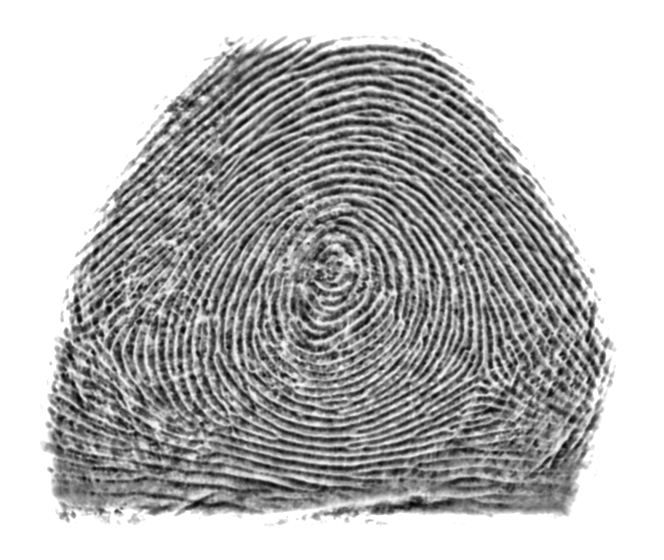
#> input picture data/DS1_sample/1/SIRE-1_1_1_HT1.bmp, 664 x 560 px
$ python step3_enhancement.py --input ../data/DS1_sample/1/SIRE-1_1_1_HT1.bmp --output out.png
#> lines starting #> are read from the running program, lines starting #| are printed output that depends on the picture; after the words box and inside, x2 and y2 are one past the last pixel; in counts of white or black regions, pixels touching at a corner belong together
#> in enhance_fingerprint, img is the input picture: shape (560, 664); min 5, max 255, mean 184.5
import cv2
import numpy as np
import argparse
from PIL import Image
import os

def get_finger_mask(img_gray):
    """
    Generates a binary mask for the fingerprint region.
    Uses heavy blurring and Otsu thresholding to find the finger shape,
    then fills holes to create a solid mask.
    """
    # 1. Strong Gaussian Blur to remove noise and unify the finger area
    # A large kernel size (e.g., 25x25 for 500ppi) helps merge ridges into a solid block
    blur = cv2.GaussianBlur(img_gray, (25, 25), 0)
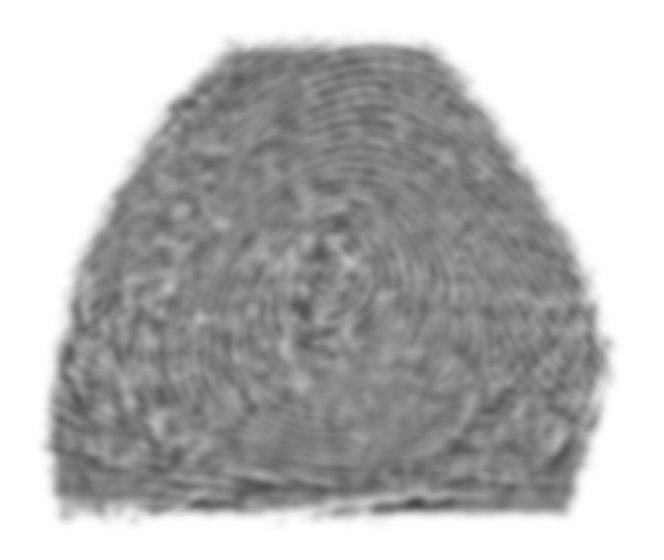
#> blur: shape (560, 664); min 69, max 255, mean 184.5

    # 2. Otsu threshold to separate foreground (finger) from background
    _, thresh = cv2.threshold(blur, 0, 255, cv2.THRESH_BINARY + cv2.THRESH_OTSU)
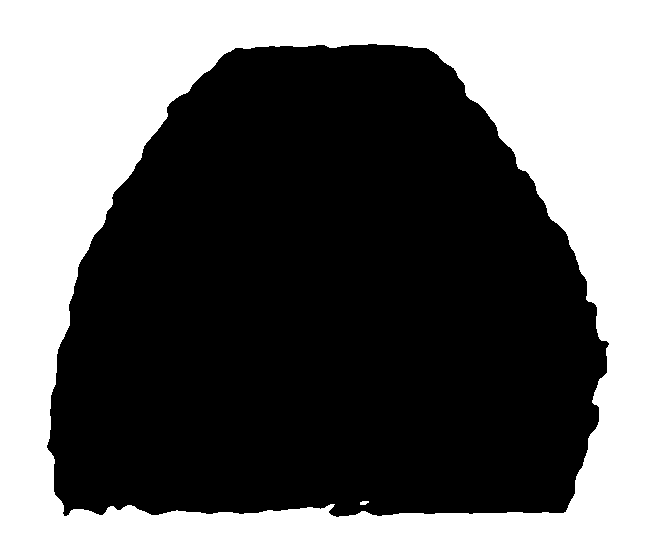
#> thresh: shape (560, 664); 43.2% white; 2 white regions, box (x1, y1, x2, y2) and area: (0, 0, 664, 560) 160595, (360, 501, 369, 505) 29

    # 3. Morphological closing to fill small holes inside the finger region
    kernel = cv2.getStructuringElement(cv2.MORPH_ELLIPSE, (15, 15))
    mask = cv2.morphologyEx(thresh, cv2.MORPH_CLOSE, kernel)
#> mask: shape (560, 664); 43.3% white; 1 white region, box (x1, y1, x2, y2) and area: (0, 0, 664, 560) 160838

    return mask

def get_intrinsic_components(img_gray):
    # (Same as previous implementation)
    img_float = img_gray.astype(np.float32) / 255.0
    R = cv2.GaussianBlur(img_float, (0, 0), sigmaX=15, sigmaY=15)
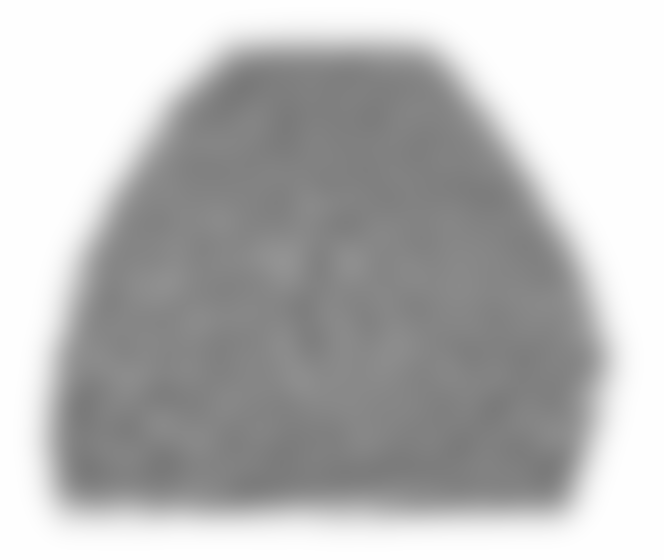
#> R: shape (560, 664) float32; min 0.477, max 1, mean 0.723
    R = np.maximum(R, 0.001)
    S = img_float / R
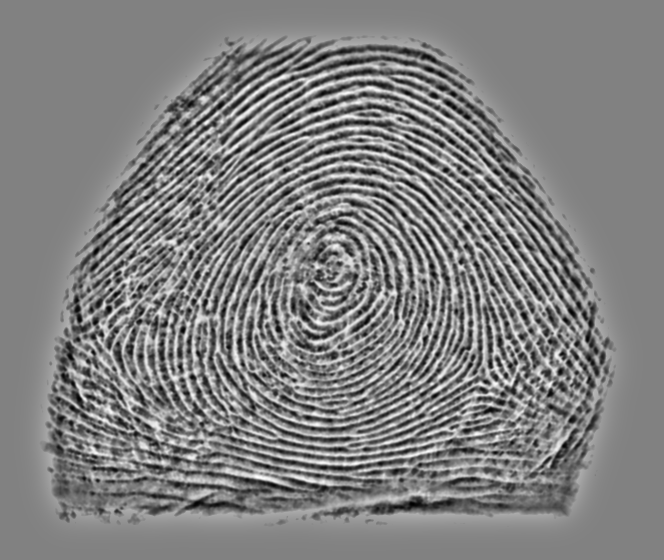
#> S: shape (560, 664) float32; min 0.0313, max 1.94, mean 0.995; drawn with min black and max white
    return R, S

def normalize_shading(S, mask):
    """
    Paper Section II.C: Shading Normalization using the provided mask.
    """
    # Extract values only from the masked foreground region
    roi_vals = S[mask > 0]

    if len(roi_vals) == 0:
        # Fallback if masking failed completely, just return S
        return S

    m = np.mean(roi_vals)
#> m = 1.03
    v = np.var(roi_vals)
#> v = 0.00466

    m0 = 0.0
    v0 = 1.0
    if v < 1e-6: v = 1e-6

    # Apply Normalization globally
    S_prime = m0 + (S - m) * np.sqrt(v0 / v)

    return S_prime

def enhance_fingerprint(input_path, output_path):
    # 1. Load Image
    if not os.path.exists(input_path):
         print(f"Error: Input path does not exist: {input_path}")
         return

    img = cv2.imread(input_path, cv2.IMREAD_GRAYSCALE)
    if img is None:
        print(f"Error: failed to load image data from {input_path}")
        return

    print(f"Processing: {input_path}")

    # --- NEW STEP: Generate Finger Mask ---
    print("Generating background mask...")
    finger_mask = get_finger_mask(img)
    # --------------------------------------

    # 2. Intrinsic Image Decomposition
    R, S = get_intrinsic_components(img)

    # 3. Shading Normalization (Passing the mask)
    S_prime = normalize_shading(S, finger_mask)

    # 4. Guided Image Filtering
    print("Applying Guided Filtering (Cross-Guided)...")
    img_float = img.astype(np.float32) / 255.0
    radius = 4
    eps = 0.04

    try:
        filtered = cv2.ximgproc.guidedFilter(
            guide=S_prime.astype(np.float32),
            src=img_float,
            radius=radius,
            eps=eps
        )
    except AttributeError:
        filtered = cv2.guidedFilter(
            guide=S_prime.astype(np.float32),
            src=img_float,
            radius=radius,
            eps=eps
        )

    # 5. Post-Processing
    filtered = cv2.normalize(filtered, None, 0, 255, cv2.NORM_MINMAX)
    filtered_uint8 = filtered.astype(np.uint8)

    # CLAHE for final local contrast boost
    clahe = cv2.createCLAHE(clipLimit=2.0, tileGridSize=(8,8))
    enhanced_output = clahe.apply(filtered_uint8)
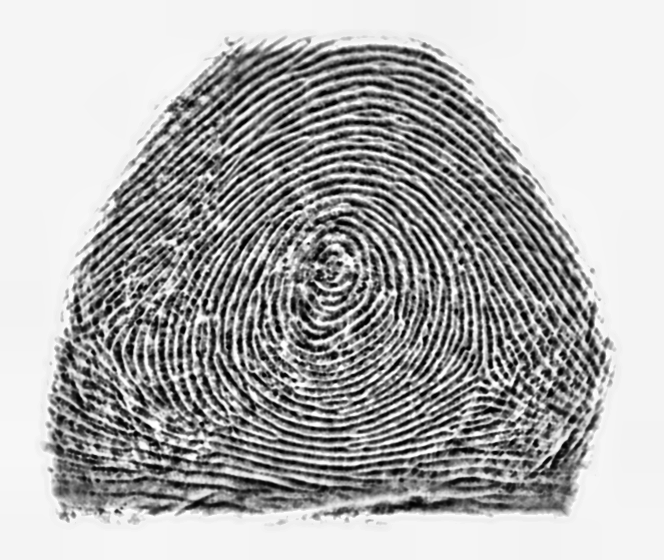
#> enhanced_output: shape (560, 664); min 0, max 255, mean 176.2

    # --- NEW STEP: Apply Final Mask to clean background ---
    print("Applying final background mask...")
    # Bitwise AND keeps pixels where mask is 255, sets others to 0
    final_output_masked = cv2.bitwise_and(enhanced_output, enhanced_output, mask=finger_mask)
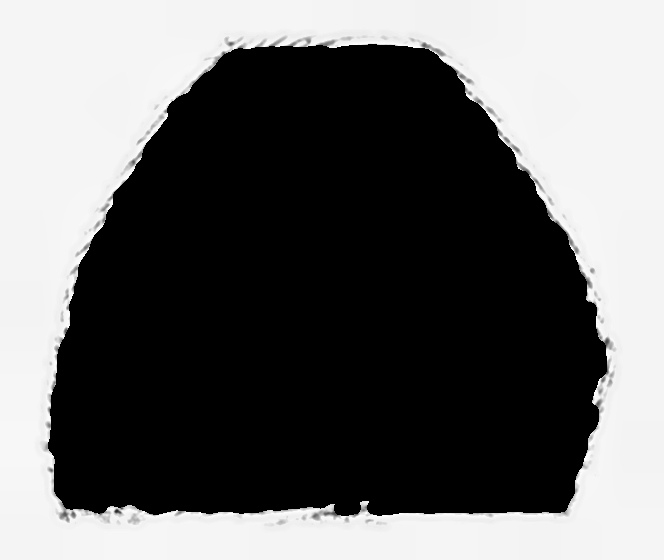
#> final_output_masked: shape (560, 664); min 0, max 255, mean 104.7
    # ------------------------------------------------------

    # 6. Save with Metadata
    pil_image = Image.fromarray(final_output_masked)
    # Ensure directory exists
    os.makedirs(os.path.dirname(output_path), exist_ok=True)
    pil_image.save(output_path, dpi=(500, 500))
    print(f"Saved masked enhanced image to: {output_path}")

if __name__ == "__main__":
    parser = argparse.ArgumentParser(description='Step 3: Image Enhancement via Intrinsic Decomposition & Guided Filtering (with Masking)')
    parser.add_argument('--input', type=str, required=True, help='Path to ROI image')
    parser.add_argument('--output', type=str, required=True, help='Path to save enhanced image')
    args = parser.parse_args()

    enhance_fingerprint(args.input, args.output)

$ run again, on data/DS1_sample/1/SIRE-1_1_1_HT4.bmp
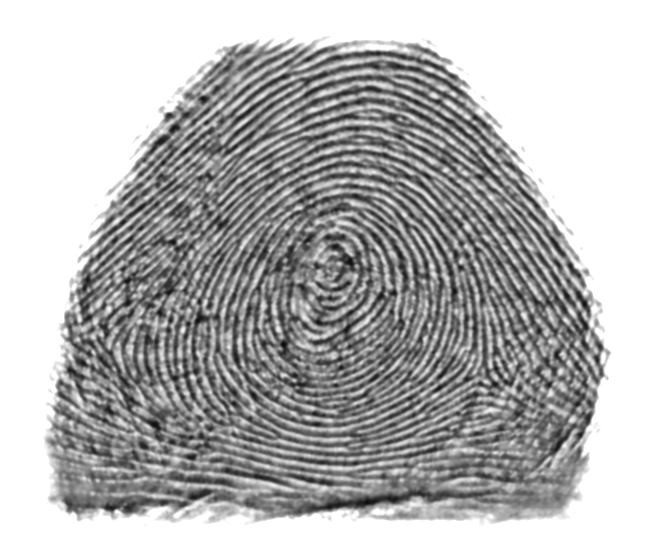
#> input picture data/DS1_sample/1/SIRE-1_1_1_HT4.bmp, 664 x 560 px
#> in enhance_fingerprint, img is the input picture: shape (560, 664); min 8, max 255, mean 182.5
#> thresh: shape (560, 664); 43.5% white; 1 white region, box (x1, y1, x2, y2) and area: (0, 0, 664, 560) 161644
#> mask: shape (560, 664); 43.5% white; 1 white region, box (x1, y1, x2, y2) and area: (0, 0, 664, 560) 161882
#> in get_intrinsic_components, `S = img_float / R`:
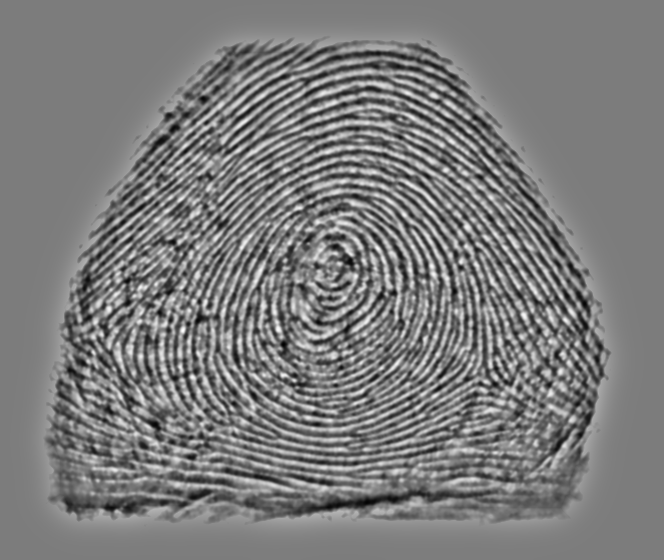
#> S: shape (560, 664) float32; min 0.0668, max 1.97, mean 0.995; drawn with min black and max white
#> m = 1.03
#> v = 0.00418
#> in enhance_fingerprint, `final_output_masked = cv2.bitwise_and(enhanced_output, enhanced_output..`:
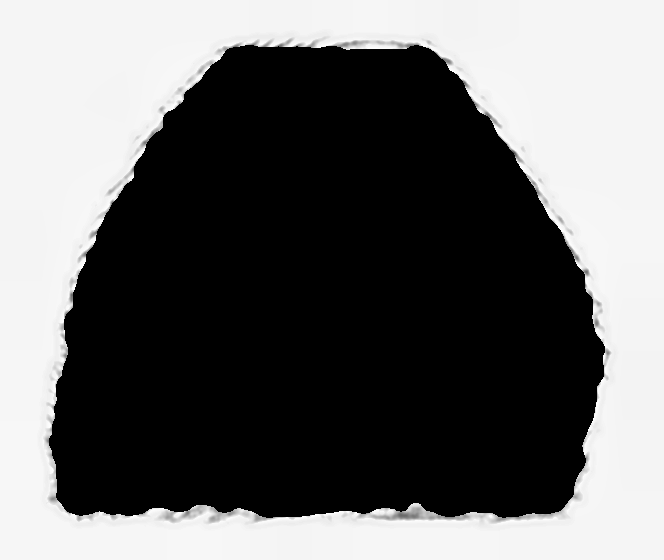
#> final_output_masked: shape (560, 664); min 0, max 254, mean 105.6

$ run again, on data/DS1_sample/1/SIRE-1_1_1_HT6.bmp
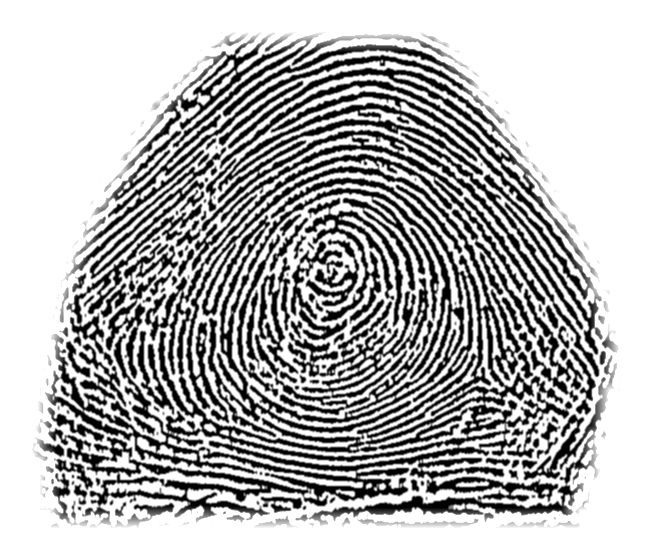
#> input picture data/DS1_sample/1/SIRE-1_1_1_HT6.bmp, 664 x 560 px
#> in enhance_fingerprint, img is the input picture: shape (560, 664); min 0, max 255, mean 182.6
#> thresh: shape (560, 664); 42.5% white; 20 white regions (7 under 20 px), largest, box (x1, y1, x2, y2) and area: (0, 0, 664, 560) 157532, (247, 498, 259, 506) 82, (288, 253, 297, 266) 79
#> mask: shape (560, 664); 42.8% white; 17 white regions (7 under 20 px), largest, box (x1, y1, x2, y2) and area: (0, 0, 664, 560) 158600, (288, 253, 297, 266) 81, (145, 484, 161, 490) 75
#> in get_intrinsic_components, `S = img_float / R`:
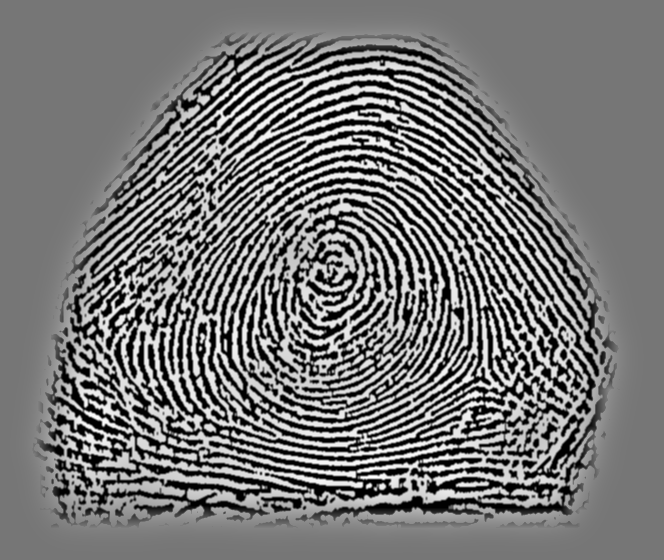
#> S: shape (560, 664) float32; min 0, max 2.16, mean 0.995; drawn with min black and max white
#> m = 1.03
#> v = 0.0101
#> in enhance_fingerprint, `final_output_masked = cv2.bitwise_and(enhanced_output, enhanced_output..`:
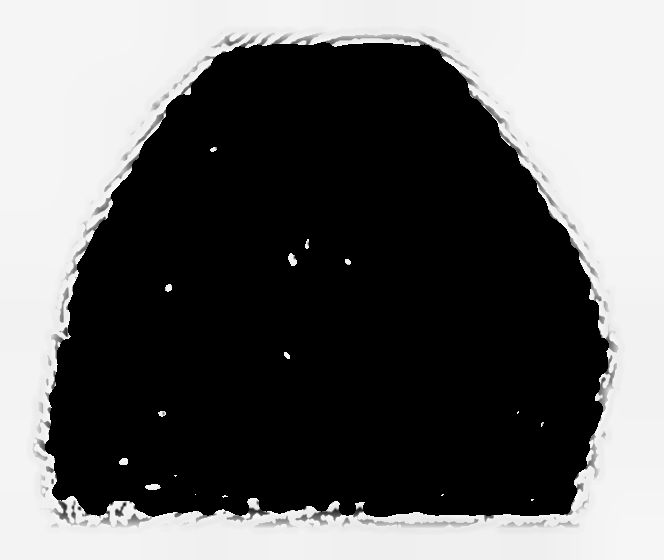
#> final_output_masked: shape (560, 664); min 0, max 251, mean 102

$ run again, on data/DS1_sample/1/SIRE-1_1_2_HT1.bmp
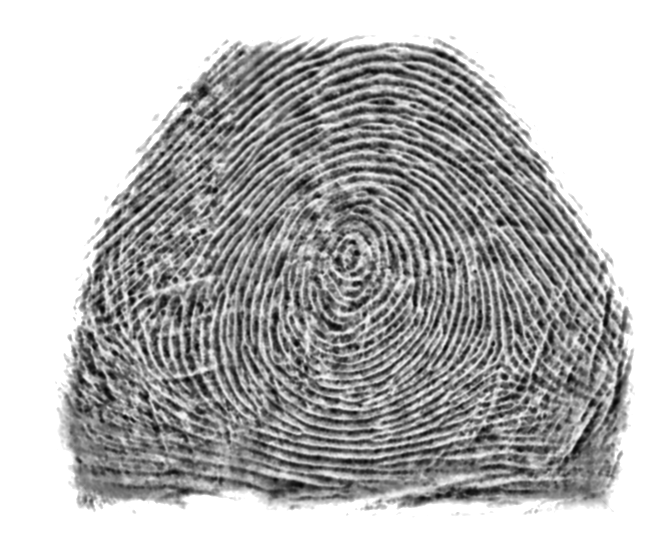
#> input picture data/DS1_sample/1/SIRE-1_1_2_HT1.bmp, 672 x 550 px
#> in enhance_fingerprint, img is the input picture: shape (550, 672); min 4, max 255, mean 183.4
#> in get_finger_mask, `_, thresh = cv2.threshold(blur, 0, 255, cv2.THRESH_BINARY + cv2.THRESH..`:
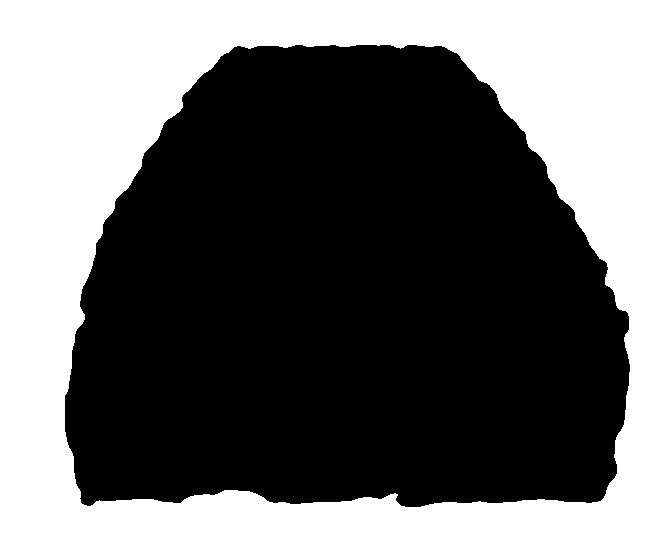
#> thresh: shape (550, 672); 42.6% white; 1 white region, box (x1, y1, x2, y2) and area: (0, 0, 672, 550) 157499
#> mask: shape (550, 672); 42.6% white; 1 white region, box (x1, y1, x2, y2) and area: (0, 0, 672, 550) 157549
#> m = 1.03
#> v = 0.00448
#> in enhance_fingerprint, `enhanced_output = clahe.apply(filtered_uint8)`:
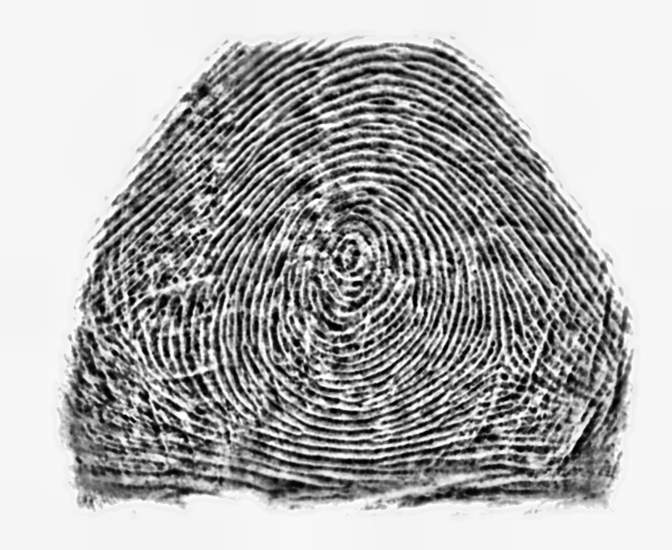
#> enhanced_output: shape (550, 672); min 0, max 255, mean 175.9
